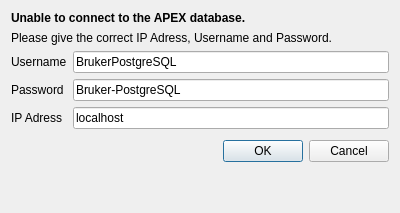
<?xml version="1.0" encoding="UTF-8"?>
<ui version="4.0">
 <author>Daniel Kratzert</author>
 <class>PasswdDialog</class>
 <widget class="QDialog" name="PasswdDialog">
  <property name="windowModality">
   <enum>Qt::ApplicationModal</enum>
  </property>
  <property name="geometry">
   <rect>
    <x>0</x>
    <y>0</y>
    <width>400</width>
    <height>213</height>
   </rect>
  </property>
  <property name="sizePolicy">
   <sizepolicy hsizetype="Preferred" vsizetype="Preferred">
    <horstretch>0</horstretch>
    <verstretch>0</verstretch>
   </sizepolicy>
  </property>
  <property name="windowTitle">
   <string>StructureFinder</string>
  </property>
  <property name="sizeGripEnabled">
   <bool>false</bool>
  </property>
  <property name="modal">
   <bool>true</bool>
  </property>
  <layout class="QGridLayout" name="gridLayout">
   <item row="0" column="0">
    <layout class="QVBoxLayout" name="verticalLayout">
     <item>
      <layout class="QFormLayout" name="formLayout">
       <property name="sizeConstraint">
        <enum>QLayout::SetDefaultConstraint</enum>
       </property>
       <property name="fieldGrowthPolicy">
        <enum>QFormLayout::ExpandingFieldsGrow</enum>
       </property>
       <item row="0" column="0" colspan="2">
        <widget class="QLabel" name="WarnLabel">
         <property name="font">
          <font>
           <weight>75</weight>
           <bold>true</bold>
          </font>
         </property>
         <property name="text">
          <string>Unable to connect to the APEX database. </string>
         </property>
        </widget>
       </item>
       <item row="1" column="0" colspan="2">
        <widget class="QLabel" name="Asklabel">
         <property name="text">
          <string>Please give the correct IP Adress, Username and Password.</string>
         </property>
        </widget>
       </item>
       <item row="2" column="0">
        <widget class="QLabel" name="NameLabel">
         <property name="text">
          <string>Username</string>
         </property>
        </widget>
       </item>
       <item row="2" column="1">
        <widget class="QLineEdit" name="userNameLineEdit">
         <property name="text">
          <string>BrukerPostgreSQL</string>
         </property>
        </widget>
       </item>
       <item row="3" column="0">
        <widget class="QLabel" name="PasswordLabel">
         <property name="text">
          <string>Password</string>
         </property>
        </widget>
       </item>
       <item row="3" column="1">
        <widget class="QLineEdit" name="PasswordLineEdit">
         <property name="text">
          <string>Bruker-PostgreSQL</string>
         </property>
        </widget>
       </item>
       <item row="4" column="0">
        <widget class="QLabel" name="IPLabel">
         <property name="text">
          <string>IP Adress</string>
         </property>
        </widget>
       </item>
       <item row="4" column="1">
        <widget class="QLineEdit" name="IPlineEdit">
         <property name="text">
          <string>localhost</string>
         </property>
        </widget>
       </item>
      </layout>
     </item>
     <item>
      <widget class="QDialogButtonBox" name="buttonBox">
       <property name="standardButtons">
        <set>QDialogButtonBox::Cancel|QDialogButtonBox::Ok</set>
       </property>
      </widget>
     </item>
     <item>
      <spacer name="verticalSpacer">
       <property name="orientation">
        <enum>Qt::Vertical</enum>
       </property>
       <property name="sizeType">
        <enum>QSizePolicy::Preferred</enum>
       </property>
       <property name="sizeHint" stdset="0">
        <size>
         <width>20</width>
         <height>40</height>
        </size>
       </property>
      </spacer>
     </item>
    </layout>
   </item>
  </layout>
 </widget>
 <resources/>
 <connections>
  <connection>
   <sender>buttonBox</sender>
   <signal>accepted()</signal>
   <receiver>PasswdDialog</receiver>
   <slot>accept()</slot>
   <hints>
    <hint type="sourcelabel">
     <x>348</x>
     <y>176</y>
    </hint>
    <hint type="destinationlabel">
     <x>341</x>
     <y>194</y>
    </hint>
   </hints>
  </connection>
  <connection>
   <sender>buttonBox</sender>
   <signal>rejected()</signal>
   <receiver>PasswdDialog</receiver>
   <slot>reject()</slot>
   <hints>
    <hint type="sourcelabel">
     <x>227</x>
     <y>178</y>
    </hint>
    <hint type="destinationlabel">
     <x>220</x>
     <y>197</y>
    </hint>
   </hints>
  </connection>
 </connections>
 <slots>
  <slot>acceptsettings()</slot>
 </slots>
</ui>
